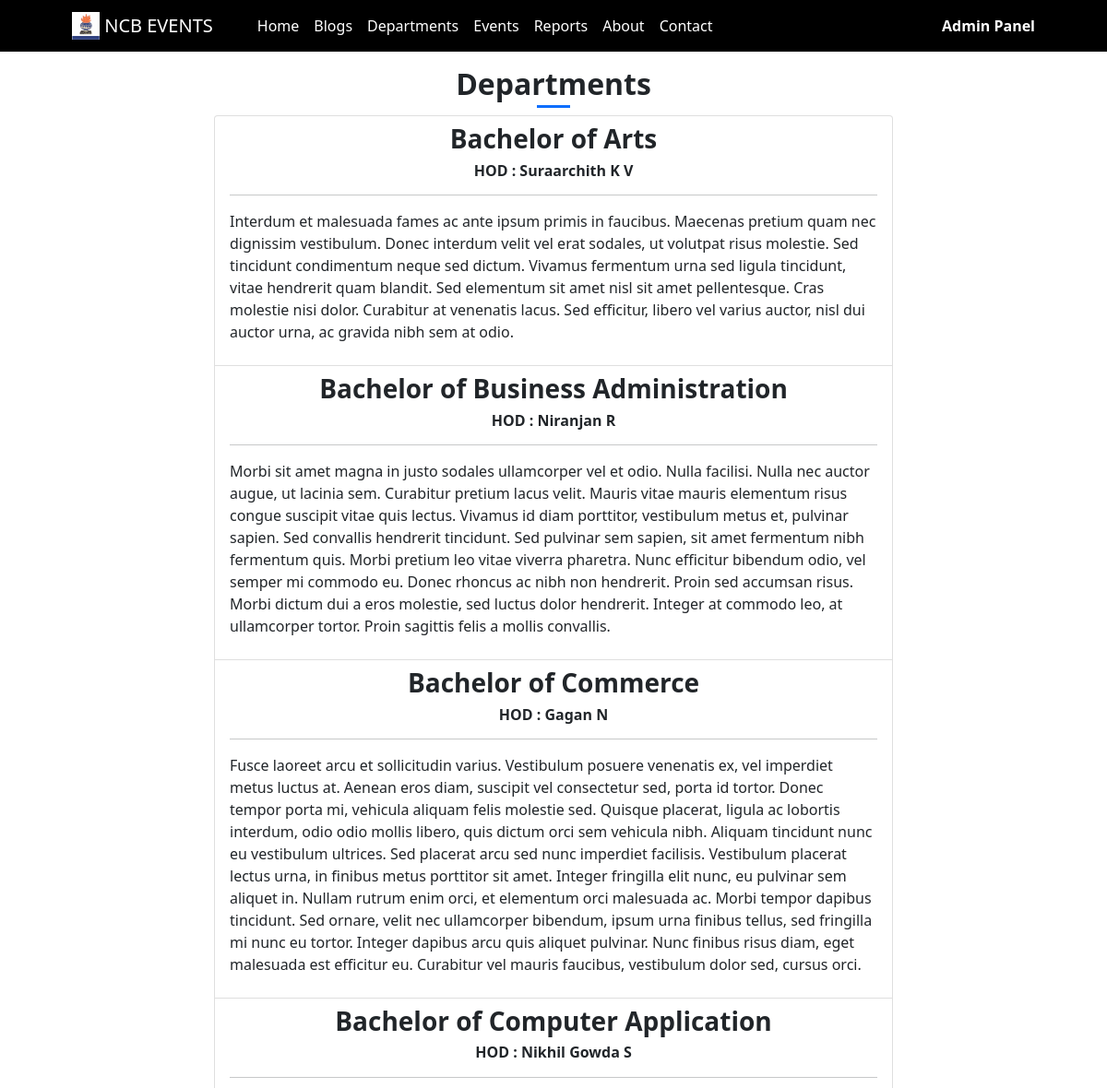
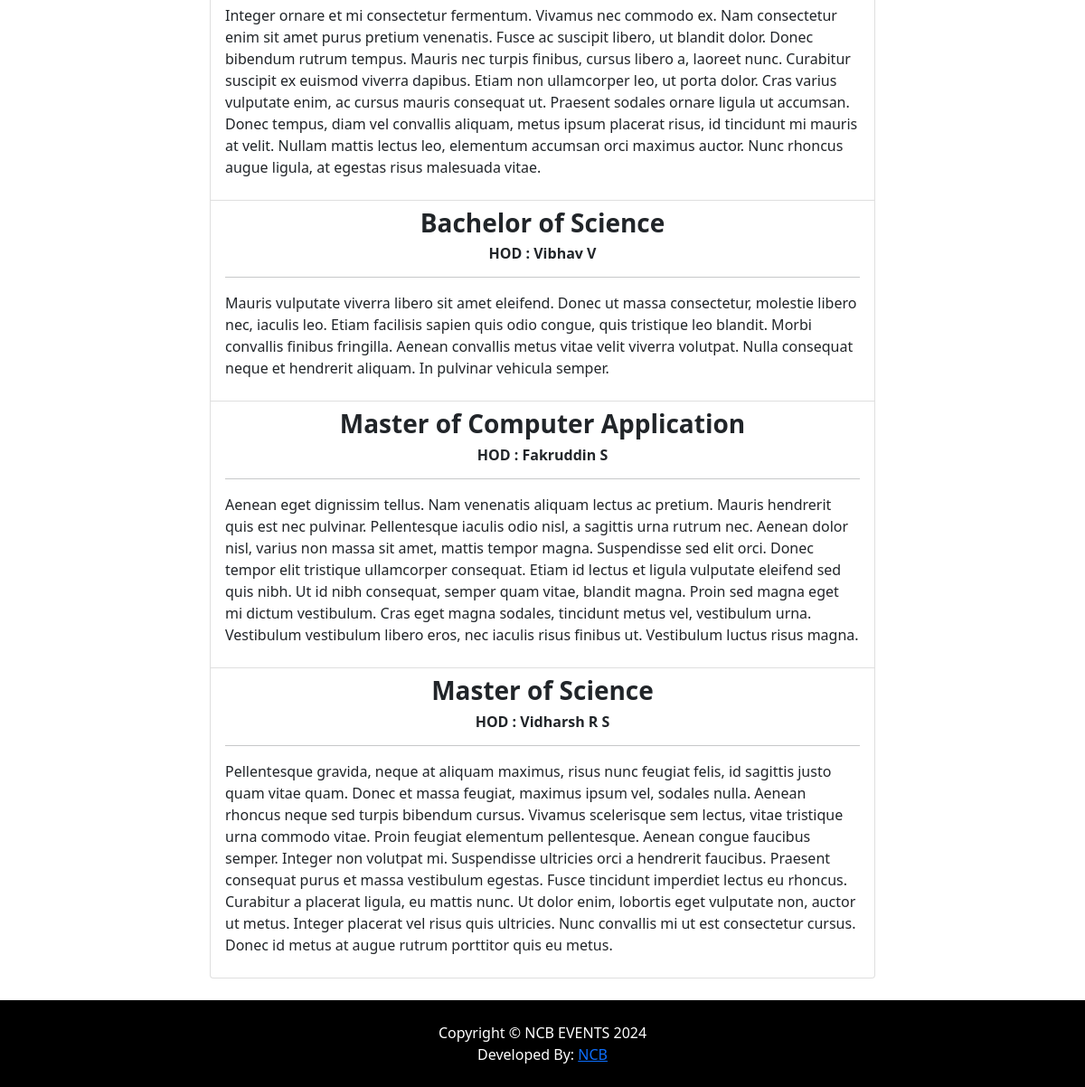
The page /?p=departments on the database its author committed (2 pictures, top to bottom).
### tables this page shows
CREATE TABLE `department_list` (
  `id` int(30) NOT NULL,
  `d_name` text NOT NULL,
  `HOD` varchar(30) NOT NULL,
  `description` text NOT NULL,
  `status` tinyint(1) NOT NULL DEFAULT 1,
  `delete_flag` tinyint(1) NOT NULL DEFAULT 0,
  `date_created` datetime NOT NULL DEFAULT current_timestamp(),
  `date_updated` datetime DEFAULT NULL ON UPDATE current_timestamp()
);

### departments/index.php (the view, shortened to what this page needs)
<div class="content py-3">
    <div class="container">
        <div class="row">
            <div class="col-lg-8 col-md-8 col-sm-12 col-xs-12">
                <h2 class="text-center font-weight-bolder m-0">Departments</h2>
                <center><hr class="border-primary bg-primary my-1" style="width:3vw;height:3px;opacity:1"></center>
                <div class="my-2 list-group">
                    <?php
                    $departments = $conn->query("SELECT * FROM `department_list` where delete_flag = 0 and `status` = 1 order by `d_name` asc");
                    while($row = $departments->fetch_assoc()):
                    ?>
                    <div class="list-group-item">
                       <center> <h3><b><?= $row['d_name'] ?></b></h3></center>
                        <center><h6><b>HOD : <?= $row['HOD'] ?></b></h6></center>
                        <hr>
                        <p><?= $row['description'] ?></p>
                    </div>
                    <?php endwhile; ?>
                </div>
            </div>
        </div>
    </div>
</div>

### rows shown on the page
department_list: d_name "Bachelor of Arts", HOD "Suraarchith K V", description "Interdum et malesuada fames ac ante ipsum primis in faucibus. Maecenas pretium quam nec dignissim vestibulum. Donec interdum velit vel erat sodales, ut volutpat risus molestie. Sed tincidunt condimentum neque sed dictum. Vivamus fermentum urna sed ligula tincidunt, vitae hendrerit quam blandit. Sed elementum sit amet nisl sit amet pellentesque. Cras molestie nisi dolor. Curabitur at venenatis lacus. Sed efficitur, libero vel varius auctor, nisl dui auctor urna, ac gravida nibh sem at odio."
department_list: d_name "Bachelor of Business Administration", HOD "Niranjan R", description "Morbi sit amet magna in justo sodales ullamcorper vel et odio. Nulla facilisi. Nulla nec auctor augue, ut lacinia sem. Curabitur pretium lacus velit. Mauris vitae mauris elementum risus congue suscipit vitae quis lectus. Vivamus id diam porttitor, vestibulum metus et, pulvinar sapien. Sed convallis hendrerit tincidunt. Sed pulvinar sem sapien, sit amet fermentum nibh fermentum quis. Morbi pretium leo vitae viverra pharetra. Nunc efficitur bibendum odio, vel semper mi commodo eu. Donec rhoncus ac nibh non hendrerit. Proin sed accumsan risus. Morbi dictum dui a eros molestie, sed luctus dolor hendrerit. Integer at commodo leo, at ullamcorper tortor. Proin sagittis felis a mollis convallis."
department_list: d_name "Bachelor of Commerce", HOD "Gagan N", description "Fusce laoreet arcu et sollicitudin varius. Vestibulum posuere venenatis ex, vel imperdiet metus luctus at. Aenean eros diam, suscipit vel consectetur sed, porta id tortor. Donec tempor porta mi, vehicula aliquam felis molestie sed. Quisque placerat, ligula ac lobortis interdum, odio odio mollis libero, quis dictum orci sem vehicula nibh. Aliquam tincidunt nunc eu vestibulum ultrices. Sed placerat arcu sed nunc imperdiet facilisis. Vestibulum placerat lectus urna, in finibus metus porttitor sit amet. Integer fringilla elit nunc, eu pulvinar sem aliquet in. Nullam rutrum enim orci, et elementum orci malesuada ac. Morbi tempor dapibus tincidunt. Sed ornare, velit nec ullamcorper bibendum,…"
department_list: d_name "Bachelor of Computer Application", HOD "Nikhil Gowda S", description "Integer ornare et mi consectetur fermentum. Vivamus nec commodo ex. Nam consectetur enim sit amet purus pretium venenatis. Fusce ac suscipit libero, ut blandit dolor. Donec bibendum rutrum tempus. Mauris nec turpis finibus, cursus libero a, laoreet nunc. Curabitur suscipit ex euismod viverra dapibus. Etiam non ullamcorper leo, ut porta dolor. Cras varius vulputate enim, ac cursus mauris consequat ut. Praesent sodales ornare ligula ut accumsan. Donec tempus, diam vel convallis aliquam, metus ipsum placerat risus, id tincidunt mi mauris at velit. Nullam mattis lectus leo, elementum accumsan orci maximus auctor. Nunc rhoncus augue ligula, at egestas risus malesuada vitae."
department_list: d_name "Bachelor of Science", HOD "Vibhav V", description "Mauris vulputate viverra libero sit amet eleifend. Donec ut massa consectetur, molestie libero nec, iaculis leo. Etiam facilisis sapien quis odio congue, quis tristique leo blandit. Morbi convallis finibus fringilla. Aenean convallis metus vitae velit viverra volutpat. Nulla consequat neque et hendrerit aliquam. In pulvinar vehicula semper."
department_list: d_name "Master of Computer Application", HOD "Fakruddin S", description "Aenean eget dignissim tellus. Nam venenatis aliquam lectus ac pretium. Mauris hendrerit quis est nec pulvinar. Pellentesque iaculis odio nisl, a sagittis urna rutrum nec. Aenean dolor nisl, varius non massa sit amet, mattis tempor magna. Suspendisse sed elit orci. Donec tempor elit tristique ullamcorper consequat. Etiam id lectus et ligula vulputate eleifend sed quis nibh. Ut id nibh consequat, semper quam vitae, blandit magna. Proin sed magna eget mi dictum vestibulum. Cras eget magna sodales, tincidunt metus vel, vestibulum urna. Vestibulum vestibulum libero eros, nec iaculis risus finibus ut. Vestibulum luctus risus magna."
department_list: d_name "Master of Science", HOD "Vidharsh R S", description "Pellentesque gravida, neque at aliquam maximus, risus nunc feugiat felis, id sagittis justo quam vitae quam. Donec et massa feugiat, maximus ipsum vel, sodales nulla. Aenean rhoncus neque sed turpis bibendum cursus. Vivamus scelerisque sem lectus, vitae tristique urna commodo vitae. Proin feugiat elementum pellentesque. Aenean congue faucibus semper. Integer non volutpat mi. Suspendisse ultricies orci a hendrerit faucibus. Praesent consequat purus et massa vestibulum egestas. Fusce tincidunt imperdiet lectus eu rhoncus. Curabitur a placerat ligula, eu mattis nunc. Ut dolor enim, lobortis eget vulputate non, auctor ut metus. Integer placerat vel risus quis ultricies. Nunc convallis mi ut est…"

### other values the page prints
$_settings->info('short_name') "NCB EVENTS"
